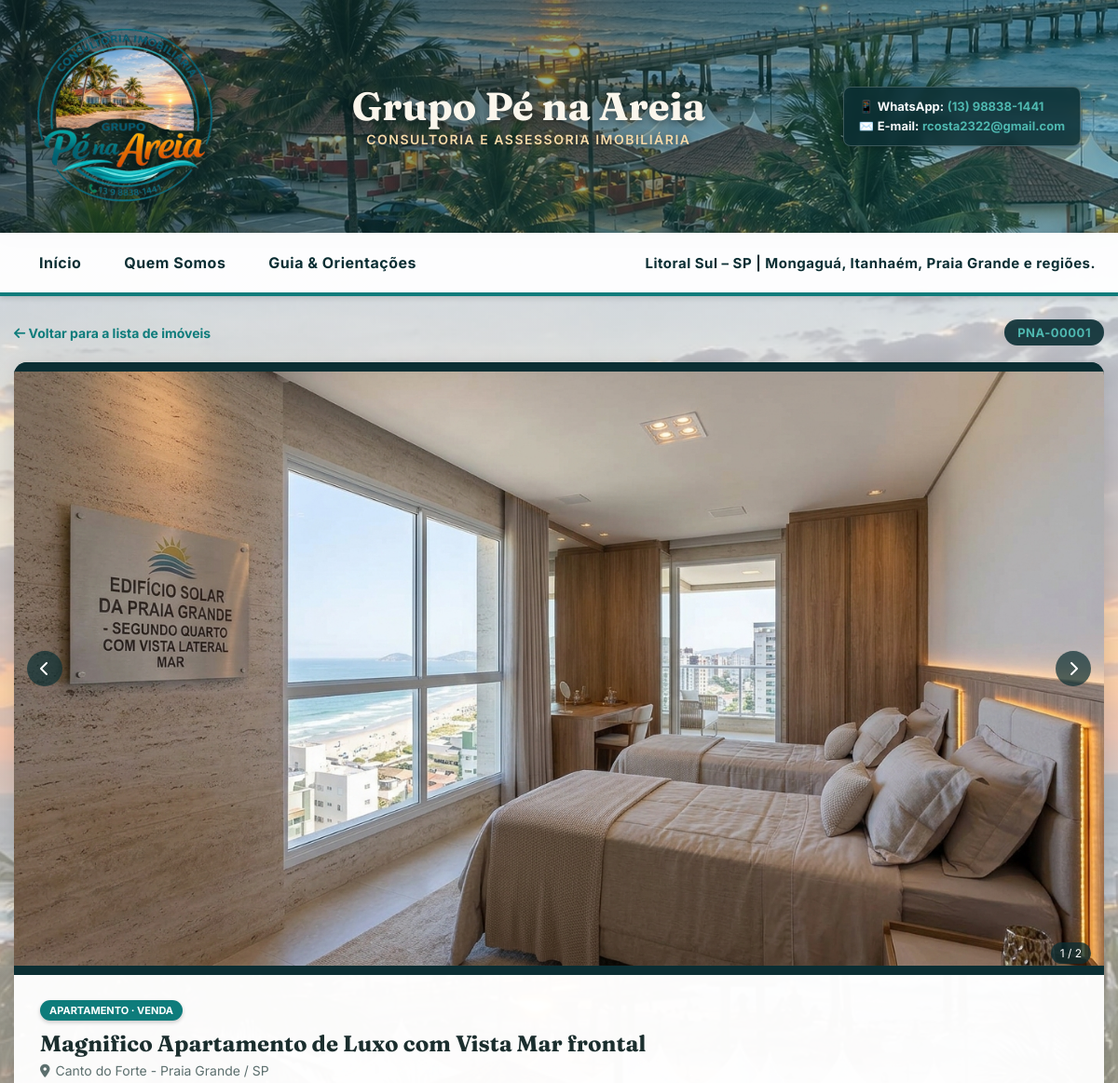
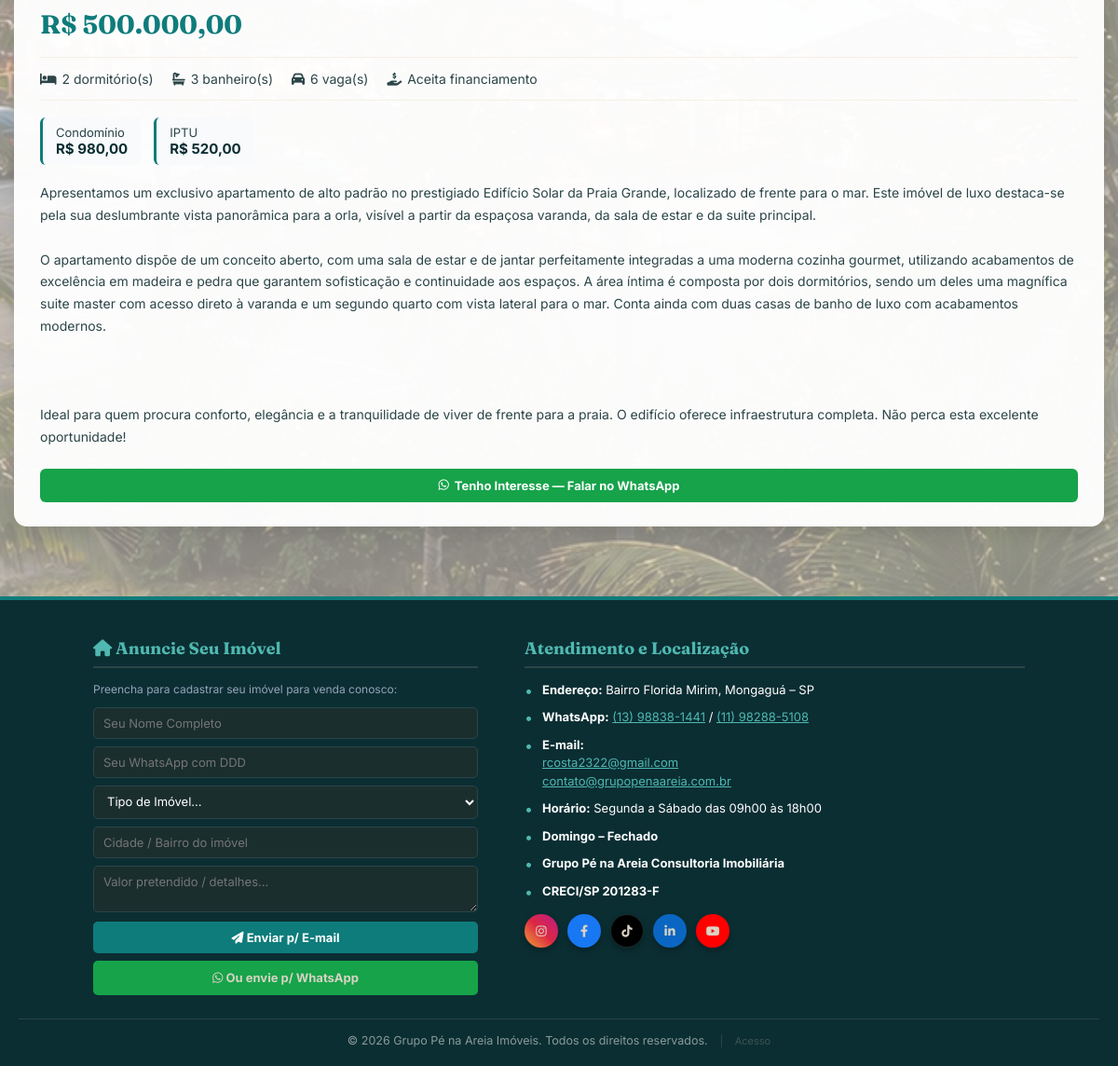
Page /imovel.php?codigo=PNA-00001 on the committed database (2 pictures, top to bottom).
### tables this page shows
CREATE TABLE IF NOT EXISTS imoveis (
  id INT UNSIGNED AUTO_INCREMENT PRIMARY KEY,
  codigo VARCHAR(20) NOT NULL DEFAULT '',
  titulo VARCHAR(150) NOT NULL,
  finalidade ENUM('aluguel','venda') NOT NULL,
  tipo ENUM('casa','sobrado','apartamento','kitnet','chacara','comercial','terreno') NOT NULL,
  preco DECIMAL(12,2) NOT NULL,
  iptu DECIMAL(12,2) NULL DEFAULT NULL,
  condominio DECIMAL(12,2) NULL DEFAULT NULL,
  observacoes VARCHAR(200) NULL DEFAULT NULL,
  descricao TEXT NOT NULL,
  cidade_bairro VARCHAR(150) NOT NULL,
  dormitorios TINYINT UNSIGNED NOT NULL DEFAULT 0,
  banheiros TINYINT UNSIGNED NOT NULL DEFAULT 0,
  vagas TINYINT UNSIGNED NOT NULL DEFAULT 0,
  aceita_financiamento TINYINT(1) NOT NULL DEFAULT 0,
  aceita_permuta TINYINT(1) NOT NULL DEFAULT 0,
  destaque TINYINT(1) NOT NULL DEFAULT 0,
  status ENUM('ativo','inativo') NOT NULL DEFAULT 'ativo',
  created_at TIMESTAMP NOT NULL DEFAULT CURRENT_TIMESTAMP,
  updated_at TIMESTAMP NOT NULL DEFAULT CURRENT_TIMESTAMP ON UPDATE CURRENT_TIMESTAMP,
  youtube_url VARCHAR(255) NULL DEFAULT NULL,
  drive_url VARCHAR(500) NULL DEFAULT NULL,
  endereco_rua VARCHAR(200) NULL DEFAULT NULL,
  endereco_numero VARCHAR(20) NULL DEFAULT NULL,
  endereco_complemento VARCHAR(100) NULL DEFAULT NULL,
  endereco_cep VARCHAR(9) NULL DEFAULT NULL,
  proprietario_nome VARCHAR(150) NULL DEFAULT NULL,
  proprietario_telefone VARCHAR(30) NULL DEFAULT NULL,
  proprietario_celular VARCHAR(30) NULL DEFAULT NULL,
  proprietario_email VARCHAR(150) NULL DEFAULT NULL,
  obs_internas TEXT NULL DEFAULT NULL,
  UNIQUE KEY uq_codigo (codigo),
  INDEX idx_finalidade (finalidade),
  INDEX idx_tipo (tipo),
  INDEX idx_status (status),
  INDEX idx_destaque (destaque)
);

### includes/functions.php (called while the page is built, shortened)
<?php
function h(?string $valor): string
{
    return htmlspecialchars($valor ?? '', ENT_QUOTES, 'UTF-8');
}
function tiposImovel(): array
{
    return [
        'casa'        => 'Casa',
        'sobrado'     => 'Sobrado',
        'apartamento' => 'Apartamento',
        'kitnet'      => 'Kitnet',
        'chacara'     => 'Chácara',
        'comercial'   => 'Comercial',
        'terreno'     => 'Terreno',
    ];
}
function tipoLabel(string $tipo): string
{
    return tiposImovel()[$tipo] ?? ucfirst($tipo);
}
function finalidadeLabel(string $finalidade): string
{
    return $finalidade === 'aluguel' ? 'Aluguel' : 'Venda';
}
function formatarPreco(float $valor, string $finalidade): string
{
    $formatado = 'R$ ' . number_format($valor, 2, ',', '.');
    return $finalidade === 'aluguel' ? $formatado . '/mês' : $formatado;
}
function formatarMoeda(?float $valor): ?string
{
    return 'R$ ' . number_format($valor, 2, ',', '.');
}
function assetUrl(string $caminhoRelativo): string
{
    $caminhoAbsoluto = dirname(__DIR__) . $caminhoRelativo;
    $versao = is_file($caminhoAbsoluto) ? filemtime($caminhoAbsoluto) : time();
    return BASE_URL . $caminhoRelativo . '?v=' . $versao;
}

### imovel.php (the view, shortened to what this page needs)
<?php
require_once __DIR__ . '/includes/db.php';
require_once __DIR__ . '/includes/functions.php';
$codigo = normalizarCodigo($_GET['codigo'] ?? '');
$imovel = null;
if ($codigo !== '') {
    $stmt = $pdo->prepare('SELECT * FROM imoveis WHERE codigo = ? AND status = "ativo" LIMIT 1');
    $stmt->execute([$codigo]);
    $imovel = $stmt->fetch();
}
    ?>
    <?php
$stmtFotos = $pdo->prepare('SELECT caminho_arquivo FROM fotos_imovel WHERE imovel_id = ? ORDER BY ordem ASC LIMIT 15');
$stmtFotos->execute([$imovel['id']]);
$fotos = array_column($stmtFotos->fetchAll(), 'caminho_arquivo');
require __DIR__ . '/includes/header.php';
$mensagemWhats = 'Olá, tenho interesse no imóvel ' . $imovel['codigo'] . ' - ' . $imovel['titulo'] . ' (' . $imovel['cidade_bairro'] . ')';
?>
    <div class="detalhe-topo">
      <a href="<?= BASE_URL ?>/index.php" class="detalhe-voltar"><i class="fas fa-arrow-left"></i> Voltar para a lista de imóveis</a>
      <span class="detalhe-codigo"><?= h($imovel['codigo']) ?></span>
    </div>
    <div class="detalhe-card">
      <div class="carrossel">
        <?php if (!empty($fotos)): ?>
        <div class="carrossel-imagens" id="carrossel-imagens">
          <?php foreach ($fotos as $i => $foto): ?>
            <img src="<?= h(UPLOAD_URL . '/' . $foto) ?>" alt="Foto <?= $i + 1 ?> - <?= h($imovel['titulo']) ?>" class="<?= $i === 0 ? 'ativa' : '' ?>" <?= $i === 0 ? 'loading="eager"' : 'loading="lazy"' ?>>
          <?php endforeach; ?>
        </div>
        <?php if (count($fotos) > 1): ?>
          <button class="carrossel-nav prev" onclick="trocarFotoCarrossel(-1)" aria-label="Foto anterior"><i class="fas fa-chevron-left"></i></button>
          <button class="carrossel-nav next" onclick="trocarFotoCarrossel(1)" aria-label="Próxima foto"><i class="fas fa-chevron-right"></i></button>
          <span class="carrossel-contador" id="carrossel-contador">1 / <?= count($fotos) ?></span>
        <?php endif; ?>
        <?php else: ?>
        <div class="carrossel-imagens">
          <img src="<?= BASE_URL ?>/assets/img/sem-foto.svg" alt="Sem foto disponível" class="ativa">
        </div>
        <?php endif; ?>
      </div>
      <div class="detalhe-body">
        <div class="card-badge" style="position:static; display:inline-block; margin-bottom:10px;">
          <?= h(tipoLabel($imovel['tipo'])) ?> · <?= h(finalidadeLabel($imovel['finalidade'])) ?>
        </div>
        <h2 class="detalhe-titulo"><?= h($imovel['titulo']) ?></h2>
        <div class="detalhe-local"><i class="fas fa-map-marker-alt"></i> <?= h($imovel['cidade_bairro']) ?></div>
        <div class="detalhe-preco"><?= h(formatarPreco((float) $imovel['preco'], $imovel['finalidade'])) ?></div>
        <div class="detalhe-specs">
          <span><i class="fas fa-bed"></i> <?= (int) $imovel['dormitorios'] ?> dormitório(s)</span>
          <span><i class="fas fa-bath"></i> <?= (int) $imovel['banheiros'] ?> banheiro(s)</span>
          <span><i class="fas fa-car"></i> <?= (int) $imovel['vagas'] ?> vaga(s)</span>
          <?php if ($imovel['aceita_financiamento']): ?><span><i class="fas fa-hand-holding-dollar"></i> Aceita financiamento</span><?php endif; ?>
        </div>
        <div class="detalhe-valores">
          <?php if (in_array($imovel['tipo'], ['apartamento', 'kitnet'], true) && $imovel['condominio'] !== null): ?>
            <div class="detalhe-valor-box">Condomínio<strong><?= h(formatarMoeda((float) $imovel['condominio'])) ?></strong></div>
          <?php endif; ?>
          <?php if ($imovel['iptu'] !== null): ?>
            <div class="detalhe-valor-box">IPTU<strong><?= h(formatarMoeda((float) $imovel['iptu'])) ?></strong></div>
          <?php endif; ?>
        </div>
        <p class="detalhe-descricao"><?= nl2br(h($imovel['descricao'])) ?></p>
        <div class="detalhe-cta">
          <a href="https://wa.me/<?= h(WHATSAPP_PRINCIPAL) ?>?text=<?= urlencode($mensagemWhats) ?>" target="_blank" rel="noopener" class="btn-whatsapp-card">
            <i class="fab fa-whatsapp"></i> Tenho Interesse — Falar no WhatsApp
          </a>
        </div>
      </div>
    </div>
<?php require __DIR__ . '/includes/footer.php'; ?>

### includes/header.php (shortened to what this page needs)
<?php
require_once __DIR__ . '/functions.php';
?>
<!DOCTYPE html>
<html lang="pt-BR">
<head>
  <link rel="stylesheet" href="https://cdnjs.cloudflare.com/ajax/libs/font-awesome/6.4.0/css/all.min.css">
  <link rel="stylesheet" href="<?= assetUrl('/assets/css/style.css') ?>">
</head>
<body>
  <header>
    <div>
      <a href="<?= BASE_URL ?>/index.php"><img src="<?= BASE_URL ?>/assets/img/penareia_logo.png" alt="Logo Grupo Pé na Areia" class="header-logo"></a>
    </div>
    <div class="header-center">
      <h1 class="header-title">Grupo Pé na Areia</h1>
      <div class="header-subtitle">Consultoria e Assessoria Imobiliária</div>
    </div>
    <div class="header-contact">
      <p>📱 <strong>WhatsApp:</strong> <a href="https://wa.me/<?= h(WHATSAPP_PRINCIPAL) ?>" target="_blank" rel="noopener">(13) 98838-1441</a></p>
      <p>✉️ <strong>E-mail:</strong> <a href="mailto:<?= h(EMAIL_CONTATO) ?>"><?= h(EMAIL_CONTATO) ?></a></p>
    </div>
  </header>
  <div class="header-division-bar">
    <nav class="header-nav">
      <a href="<?= BASE_URL ?>/index.php"<?= (basename($_SERVER['SCRIPT_NAME']) === 'index.php') ? ' class="active"' : '' ?>>Início</a>
      <a href="<?= BASE_URL ?>/quem-somos.php"<?= (basename($_SERVER['SCRIPT_NAME']) === 'quem-somos.php') ? ' class="active"' : '' ?>>Quem Somos</a>
      <a href="<?= BASE_URL ?>/guia.php"<?= (basename($_SERVER['SCRIPT_NAME']) === 'guia.php') ? ' class="active"' : '' ?>>Guia & Orientações</a>
    </nav>
    <span>Litoral Sul – SP | Mongaguá, Itanhaém, Praia Grande e regiões.</span>
  </div>
  <div class="container">

### includes/footer.php (shortened to what this page needs)
  </div>
  <footer>
    <div class="footer-content">
      <div class="footer-section">
        <h4><i class="fas fa-home"></i> Anuncie Seu Imóvel</h4>
        <p style="font-size: 12px; margin-bottom: 10px; color: #94a3b8;">
          Preencha para cadastrar seu imóvel para venda conosco:
        </p>
        <form class="owner-form" action="https://formsubmit.co/<?= h(EMAIL_CONTATO) ?>" method="POST">
          <input type="text" id="prop-nome" name="Nome_Proprietario" placeholder="Seu Nome Completo" required>
          <input type="tel" id="prop-whats" name="WhatsApp" placeholder="Seu WhatsApp com DDD" required>
          <select id="prop-tipo" name="Tipo_Imovel" required>
            <option value="">Tipo de Imóvel...</option>
          </select>
          <input type="text" id="prop-cidade" name="Cidade_Bairro" placeholder="Cidade / Bairro do imóvel" required>
          <textarea id="prop-obs" name="Detalhes" rows="2" placeholder="Valor pretendido / detalhes..."></textarea>
          <button type="submit" class="btn-submit-owner"><i class="fas fa-paper-plane"></i> Enviar p/ E-mail</button>
          <a href="#" onclick="enviarProprietarioWhats(event)" class="btn-whatsapp-owner"><i class="fab fa-whatsapp"></i> Ou envie p/ WhatsApp</a>
        </form>
      </div>
      <div class="footer-section">
        <h4>Atendimento e Localização</h4>
        <ul class="footer-contact-list">
          <li>
            <div><strong>Endereço:</strong> <?= h(ENDERECO) ?></div>
          </li>
          <li>
            <div><strong>WhatsApp:</strong> <a href="https://wa.me/<?= h(WHATSAPP_PRINCIPAL) ?>" target="_blank" rel="noopener">(13) 98838-1441</a> / <a href="https://wa.me/<?= h(WHATSAPP_SECUNDARIO) ?>" target="_blank" rel="noopener">(11) 98288-5108</a></div>
          </li>
          <li>
            <div>
              <strong>E-mail:</strong><br>
              <a href="mailto:<?= h(EMAIL_CONTATO) ?>"><?= h(EMAIL_CONTATO) ?></a><br>
              <a href="mailto:<?= h(EMAIL_CONTATO_2) ?>"><?= h(EMAIL_CONTATO_2) ?></a>
            </div>
          </li>
          <li>
            <div><strong>Horário:</strong> Segunda a Sábado das 09h00 às 18h00</div>
          </li>
          <li>
            <div><strong>Domingo – Fechado</strong></div>
          </li>
          <li>
            <div><strong>Grupo Pé na Areia Consultoria Imobiliária</strong></div>
          </li>
          <li>
            <div><strong>CRECI/SP <?= h(CRECI) ?></strong></div>
          </li>
        </ul>
        <div class="social-icons">
          <a href="<?= h(SOCIAL_INSTAGRAM) ?>" target="_blank" rel="noopener" class="social-icon instagram" title="Instagram" aria-label="Instagram"><i class="fab fa-instagram"></i></a>
          <a href="<?= h(SOCIAL_FACEBOOK) ?>" target="_blank" rel="noopener" class="social-icon facebook" title="Facebook" aria-label="Facebook"><i class="fab fa-facebook-f"></i></a>
          <a href="<?= h(SOCIAL_TIKTOK) ?>" target="_blank" rel="noopener" class="social-icon tiktok" title="TikTok" aria-label="TikTok"><i class="fab fa-tiktok"></i></a>
          <a href="<?= h(SOCIAL_LINKEDIN) ?>" target="_blank" rel="noopener" class="social-icon linkedin" title="LinkedIn" aria-label="LinkedIn"><i class="fab fa-linkedin-in"></i></a>
          <a href="<?= h(SOCIAL_YOUTUBE) ?>" target="_blank" rel="noopener" class="social-icon youtube" title="YouTube" aria-label="YouTube"><i class="fab fa-youtube"></i></a>
        </div>
      </div>
    </div>
    <div class="footer-bottom">
      <p>&copy; <?= date('Y') ?> Grupo Pé na Areia Imóveis. Todos os direitos reservados.</p>
      <a href="<?= BASE_URL ?>/painel/login.php" class="footer-acesso">Acesso</a>
    </div>
  </footer>
</body>
</html>

### rows in the picture
imoveis: codigo "PNA-00001", tipo "APARTAMENTO", finalidade "VENDA", titulo "Magnifico Apartamento de Luxo com Vista Mar frontal", cidade_bairro "Canto do Forte - Praia Grande / SP", preco+finalidade "R$ 500.000,00", dormitorios "2", banheiros "3", vagas "6", condominio "R$ 980,00", iptu "R$ 520,00", descricao "Apresentamos um exclusivo apartamento de alto padrão no prestigiado Edifício Solar da Praia Grande, localizado de frente para o mar. Este imóvel de luxo destaca-se pela sua deslumbrante vista panorâmica para a orla, visível a partir da espaçosa varanda, da sala de estar e da suite principal. O apartamento dispõe de um conceito aberto, com uma sala de estar e de jantar perfeitamente integradas a uma moderna cozinha gourmet, utilizando acabamentos de excelência em madeira e pedra que garantem sofisticação e continuidade aos espaços. A área íntima é composta por dois dormitórios, sendo um deles uma magnífica suite master com acesso direto à varanda e um segundo quarto com vista lateral para o…"

### other values in the picture
EMAIL_CONTATO "rcosta2322@gmail.com"
count($fotos) "2"
ENDERECO "Bairro Florida Mirim, Mongaguá – SP"
EMAIL_CONTATO_2 "contato@grupopenaareia.com.br"
CRECI "201283-F"
